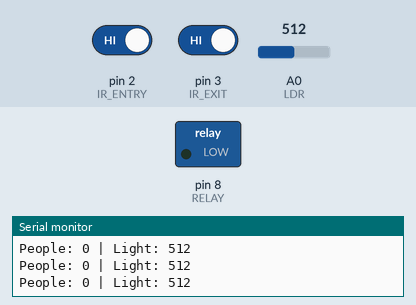
Bench run of a sketch on a simulated Arduino Uno, built with avr-gcc and run on an emulated ATmega328P. Parts: switched loads named in the sketch (green lamp = pin HIGH), the last lines printed to the serial monitor. The inputs (shaded band) are chosen by the test bench; at power-on: pin 2 (IR_ENTRY) HIGH, A0 (LDR) = 512, pin 3 (IR_EXIT) HIGH.

Above: at 1.2 s.
1.3 s: pin 2 (IR_ENTRY) driven LOW
3.6 s: A0 (LDR) set to 485
At 5.1 s:
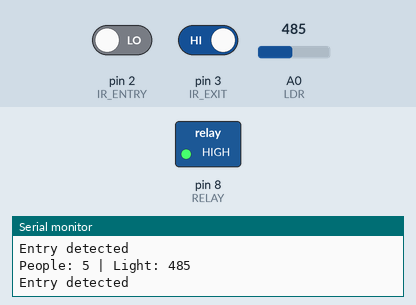
5.5 s: pin 3 (IR_EXIT) driven LOW
8.5 s: A0 (LDR) set to 510
At 10.2 s:
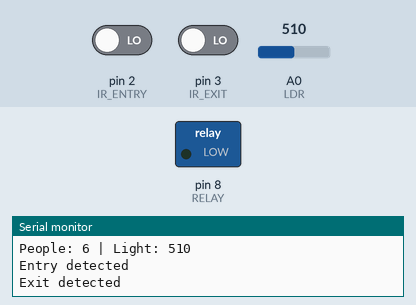
10.5 s: A0 (LDR) set to 490
At 12.1 s:
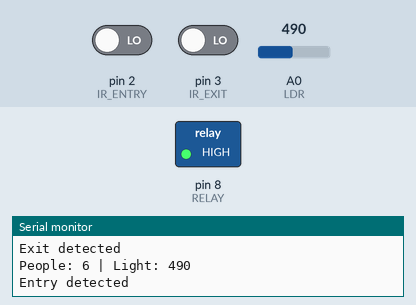
Timing chart, 0 to 13.6 s (numbered marks = the images above; inputs shaded):
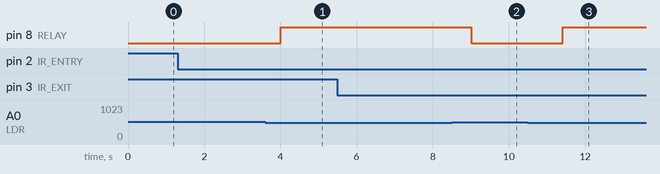

The sketch:

RealTimeOccupancy.ino
```cpp
#define IR_ENTRY 2
#define IR_EXIT 3
#define RELAY 8
#define LDR A0

int peopleCount = 0;
int lightThreshold = 500;

void setup() {
  pinMode(IR_ENTRY, INPUT_PULLUP);  // Use internal pull-up
  pinMode(IR_EXIT, INPUT_PULLUP);   // Use internal pull-up
  pinMode(RELAY, OUTPUT);
  Serial.begin(9600);
}

void loop() {
  // Pushbutton is pressed when pin goes LOW
  if (digitalRead(IR_ENTRY) == LOW) {
    peopleCount++;
    Serial.println("Entry detected");
    delay(500); // Debounce delay
  }

  if (digitalRead(IR_EXIT) == LOW) {
    if (peopleCount > 0) peopleCount--;
    Serial.println("Exit detected");
    delay(500); // Debounce delay
  }

  int light = analogRead(LDR);

  if (peopleCount > 0 && light < lightThreshold) {
    digitalWrite(RELAY, HIGH); // Light ON
  } else {
    digitalWrite(RELAY, LOW);  // Light OFF
  }

  Serial.print("People: ");
  Serial.print(peopleCount);
  Serial.print(" | Light: ");
  Serial.println(light);

  delay(200);
}
```

Measured:
- the behaviour switches between 500 and 499 on A0 (LDR) (found by bisection; images 0 and 1)
- after the input at 3.6 s, pin 8 (RELAY): LOW → HIGH after 0.41 s
- after the input at 8.5 s, pin 8 (RELAY): HIGH → LOW after 0.51 s
- after the input at 10.5 s, pin 8 (RELAY): LOW → HIGH after 0.91 s
